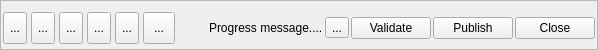
        <widget class="QFrame" name="bottom_frame">
         <property name="maximumSize">
          <size>
           <width>16777215</width>
           <height>50</height>
          </size>
         </property>
         <property name="accessibleName">
          <string>Bottom frame</string>
         </property>
         <property name="frameShape">
          <enum>QFrame::StyledPanel</enum>
         </property>
         <property name="frameShadow">
          <enum>QFrame::Raised</enum>
         </property>
         <layout class="QHBoxLayout" name="horizontalLayout">
          <property name="spacing">
           <number>2</number>
          </property>
          <property name="leftMargin">
           <number>2</number>
          </property>
          <property name="topMargin">
           <number>8</number>
          </property>
          <property name="rightMargin">
           <number>2</number>
          </property>
          <property name="bottomMargin">
           <number>2</number>
          </property>
          <item>
           <widget class="QWidget" name="button_container" native="true">
            <property name="accessibleName">
             <string>button container</string>
            </property>
            <layout class="QHBoxLayout" name="horizontalLayout_5">
             <property name="spacing">
              <number>4</number>
             </property>
             <property name="margin">
              <number>0</number>
             </property>
             <item>
              <widget class="QToolButton" name="browse">
               <property name="maximumSize">
                <size>
                 <width>32</width>
                 <height>32</height>
                </size>
               </property>
               <property name="toolTip">
                <string>&lt;p&gt;Click this button to browse files for publishing. You can also click and hold the button to show the full browsing menu which includes an option to browse folders to publish image sequences.&lt;/p&gt;</string>
               </property>
               <property name="text">
                <string>...</string>
               </property>
               <property name="icon">
                <iconset resource="resources.qrc">
                 <normaloff>:/tk_multi_datamanager/browse_menu.png</normaloff>:/tk_multi_datamanager/browse_menu.png</iconset>
               </property>
               <property name="iconSize">
                <size>
                 <width>32</width>
                 <height>32</height>
                </size>
               </property>
              </widget>
             </item>
             <item>
              <widget class="QToolButton" name="refresh">
               <property name="maximumSize">
                <size>
                 <width>32</width>
                 <height>32</height>
                </size>
               </property>
               <property name="toolTip">
                <string>Refresh</string>
               </property>
               <property name="text">
                <string>...</string>
               </property>
               <property name="icon">
                <iconset resource="resources.qrc">
                 <normaloff>:/tk_multi_datamanager/refresh.png</normaloff>:/tk_multi_datamanager/refresh.png</iconset>
               </property>
               <property name="iconSize">
                <size>
                 <width>32</width>
                 <height>32</height>
                </size>
               </property>
              </widget>
             </item>
             <item>
              <widget class="QToolButton" name="delete_items">
               <property name="maximumSize">
                <size>
                 <width>32</width>
                 <height>32</height>
                </size>
               </property>
               <property name="toolTip">
                <string>Delete selected items</string>
               </property>
               <property name="text">
                <string>...</string>
               </property>
               <property name="icon">
                <iconset resource="resources.qrc">
                 <normaloff>:/tk_multi_datamanager/trash.png</normaloff>:/tk_multi_datamanager/trash.png</iconset>
               </property>
               <property name="iconSize">
                <size>
                 <width>32</width>
                 <height>32</height>
                </size>
               </property>
              </widget>
             </item>
             <item>
              <widget class="QToolButton" name="expand_all">
               <property name="maximumSize">
                <size>
                 <width>32</width>
                 <height>32</height>
                </size>
               </property>
               <property name="toolTip">
                <string>Expand all items</string>
               </property>
               <property name="text">
                <string>...</string>
               </property>
               <property name="icon">
                <iconset resource="resources.qrc">
                 <normaloff>:/tk_multi_datamanager/expand.png</normaloff>:/tk_multi_datamanager/expand.png</iconset>
               </property>
               <property name="iconSize">
                <size>
                 <width>32</width>
                 <height>32</height>
                </size>
               </property>
              </widget>
             </item>
             <item>
              <widget class="QToolButton" name="collapse_all">
               <property name="maximumSize">
                <size>
                 <width>32</width>
                 <height>32</height>
                </size>
               </property>
               <property name="toolTip">
                <string>Collapse all items</string>
               </property>
               <property name="text">
                <string>...</string>
               </property>
               <property name="icon">
                <iconset resource="resources.qrc">
                 <normaloff>:/tk_multi_datamanager/contract.png</normaloff>:/tk_multi_datamanager/contract.png</iconset>
               </property>
               <property name="iconSize">
                <size>
                 <width>32</width>
                 <height>32</height>
                </size>
               </property>
              </widget>
             </item>
             <item>
              <widget class="QToolButton" name="help">
               <property name="minimumSize">
                <size>
                 <width>32</width>
                 <height>32</height>
                </size>
               </property>
               <property name="maximumSize">
                <size>
                 <width>32</width>
                 <height>32</height>
                </size>
               </property>
               <property name="toolTip">
                <string>&lt;html&gt;&lt;head/&gt;&lt;body&gt;&lt;p&gt;Open documentation for the publish workflow.&lt;/p&gt;&lt;/body&gt;&lt;/html&gt;</string>
               </property>
               <property name="text">
                <string>...</string>
               </property>
               <property name="icon">
                <iconset resource="resources.qrc">
                 <normaloff>:/tk_multi_datamanager/help.png</normaloff>:/tk_multi_datamanager/help.png</iconset>
               </property>
               <property name="iconSize">
                <size>
                 <width>32</width>
                 <height>32</height>
                </size>
               </property>
              </widget>
             </item>
            </layout>
           </widget>
          </item>
          <item>
           <spacer name="horizontalSpacer">
            <property name="orientation">
             <enum>Qt::Horizontal</enum>
            </property>
            <property name="sizeType">
             <enum>QSizePolicy::Fixed</enum>
            </property>
            <property name="sizeHint" stdset="0">
             <size>
              <width>10</width>
              <height>10</height>
             </size>
            </property>
           </spacer>
          </item>
          <item>
           <widget class="QLabel" name="progress_status_icon">
            <property name="minimumSize">
             <size>
              <width>20</width>
              <height>20</height>
             </size>
            </property>
            <property name="maximumSize">
             <size>
              <width>20</width>
              <height>20</height>
             </size>
            </property>
            <property name="text">
             <string/>
            </property>
            <property name="pixmap">
             <pixmap resource="resources.qrc">:/tk_multi_datamanager/status_success.png</pixmap>
            </property>
            <property name="scaledContents">
             <bool>true</bool>
            </property>
           </widget>
          </item>
          <item>
           <widget class="ProgressStatusLabel" name="progress_message">
            <property name="sizePolicy">
             <sizepolicy hsizetype="Expanding" vsizetype="Preferred">
              <horstretch>0</horstretch>
              <verstretch>0</verstretch>
             </sizepolicy>
            </property>
            <property name="text">
             <string>Progress message....</string>
            </property>
           </widget>
          </item>
          <item>
           <widget class="QToolButton" name="stop_processing">
            <property name="toolTip">
             <string>Stop Processing</string>
            </property>
            <property name="text">
             <string>...</string>
            </property>
            <property name="icon">
             <iconset resource="resources.qrc">
              <normaloff>:/tk_multi_datamanager/cross.png</normaloff>:/tk_multi_datamanager/cross.png</iconset>
            </property>
            <property name="iconSize">
             <size>
              <width>20</width>
              <height>20</height>
             </size>
            </property>
           </widget>
          </item>
          <item>
           <widget class="QPushButton" name="validate">
            <property name="sizePolicy">
             <sizepolicy hsizetype="Fixed" vsizetype="Fixed">
              <horstretch>0</horstretch>
              <verstretch>0</verstretch>
             </sizepolicy>
            </property>
            <property name="text">
             <string>Validate</string>
            </property>
           </widget>
          </item>
          <item>
           <widget class="QPushButton" name="publish">
            <property name="sizePolicy">
             <sizepolicy hsizetype="Fixed" vsizetype="Fixed">
              <horstretch>0</horstretch>
              <verstretch>0</verstretch>
             </sizepolicy>
            </property>
            <property name="text">
             <string>Publish</string>
            </property>
           </widget>
          </item>
          <item>
           <widget class="QPushButton" name="close">
            <property name="sizePolicy">
             <sizepolicy hsizetype="Fixed" vsizetype="Fixed">
              <horstretch>0</horstretch>
              <verstretch>0</verstretch>
             </sizepolicy>
            </property>
            <property name="text">
             <string>Close</string>
            </property>
           </widget>
          </item>
         </layout>
        </widget>
